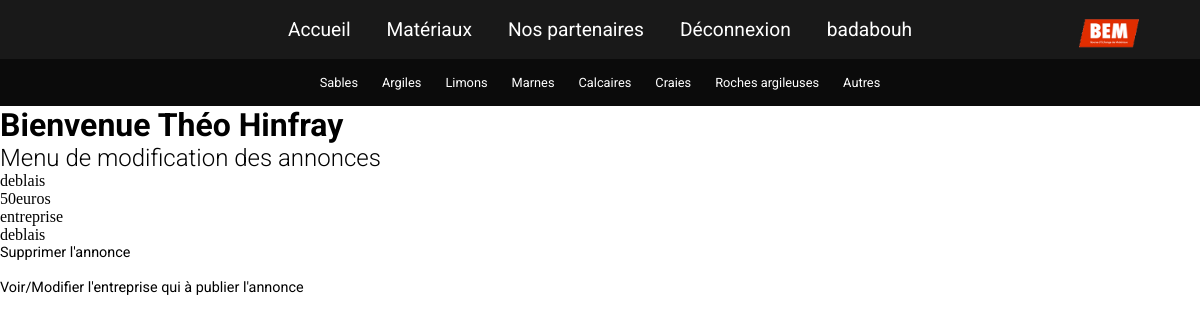
/modif_annonce.php?annonce=1 (signed in), run on the app's committed database.
### tables this page shows
CREATE TABLE IF NOT EXISTS `materiaux` (
  `ID` int(250) NOT NULL AUTO_INCREMENT,
  `type` varchar(100) NOT NULL,
  `soustype` varchar(100) NOT NULL,
  `entreprise` varchar(100) NOT NULL,
  `vente` int(1) NOT NULL,
  `prix` int(10) NOT NULL,
  `lattitude` decimal(65,30) NOT NULL,
  `longitude` decimal(65,30) NOT NULL,
  `telephone` int(10) NOT NULL,
  `mail` varchar(50) NOT NULL,
  `postal` varchar(200) NOT NULL,
  `ville` varchar(200) NOT NULL,
  `adresse` varchar(250) NOT NULL,
  PRIMARY KEY (`ID`)
);

### modif_annonce.php (the view, shortened to what this page needs)
<?php require('header.php'); ?>
<h1>Bienvenue Théo Hinfray</h1>
<h2>Menu de modification des annonces</h2>
<?php
	$annonce =$_GET["annonce"];
	$sql="SELECT * FROM materiaux WHERE ID=". $annonce . "";
	$req = $db->prepare($sql);
	$req->execute();
	$result = $req->fetchAll(PDO::FETCH_ASSOC);
	foreach($result as $val){
		 echo $val['type']."<br>";
		 echo $val['prix']."euros<br>";
		 echo $val['entreprise']."<br>";
		 echo $val['type']."<br>";
		 ?>
			<a href="modif_annonce.php?annonce=<?php echo $val['ID']; ?>">Supprimer l'annonce</a><br><br>
			<a href="modif_entreprise.php?entreprise=<?php echo $val['ID']; ?>">Voir/Modifier l'entreprise qui à publier l'annonce</a><br><br>
			<?php
	}?>
</body>
</html>

### css/style.css (style rules this page uses)
body, div, img, ul { margin: 0; border: 0; padding: 0; }
html, body { width: 100%; background-color: white; }
a { text-decoration: none; color:black; }
h1, h2, h3, h4 { margin: 0; font-family: 'Roboto', sans-serif; }
p, a { font-family: 'Roboto', sans-serif; font-size: 0.9em; }
h2 { margin: 0; font-family: 'Roboto', sans-serif; }
li, a { display: inline-block; }
h2 { font-weight: 300; }

### data on the page
materiaux: type "deblais", prix "50", entreprise "entreprise"

### other printed values
$_SESSION["name"] "badabouh"
